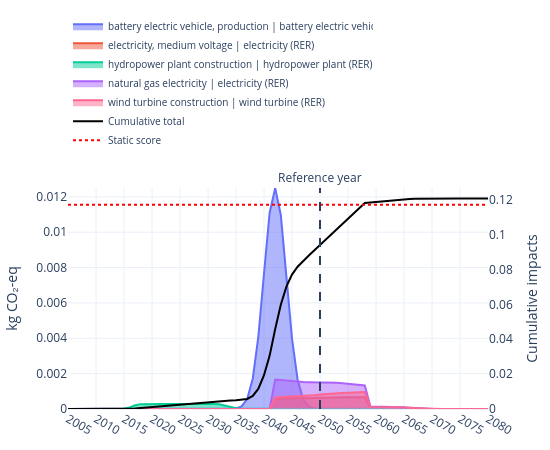

Write notebook code for a chart like this one.
### Code cell
fig = plot_temporal_scores(
    results_by_year=trails.characterized_inventory,
    stacked=False,
    legend_top_n=5,
    show_flow_contributions=False,
    trails=trails,
    title="",
    method_label="kg CO₂-eq",
    cumulative=False,
    width=550,
    height=450,
    year_tick=5,
    year_range=(2005, 2080),
    reference_year=ref_year,
    show_cumulative_axis=True,
    cumulative_axis_label="Cumulative impacts",
    legend_y=1.15,
    static_score=trails.static_score,
    static_score_dash= "dot",
    static_score_color= "red",
    #y_max=0.001,
    #y2_max=0.005
)
fig.show()
